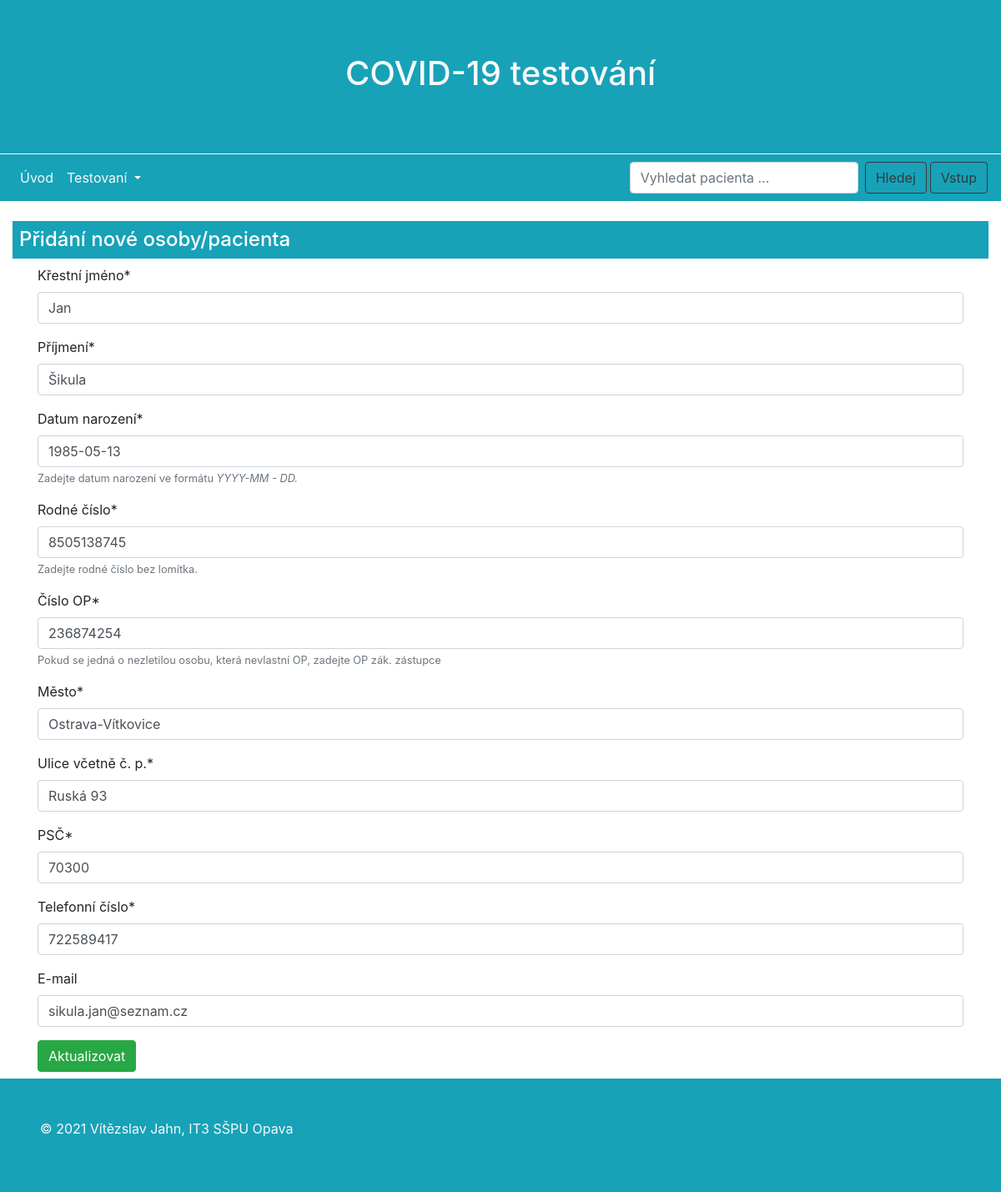
/covid/osoba/5/update/, run on an earlier commit of the app's database.
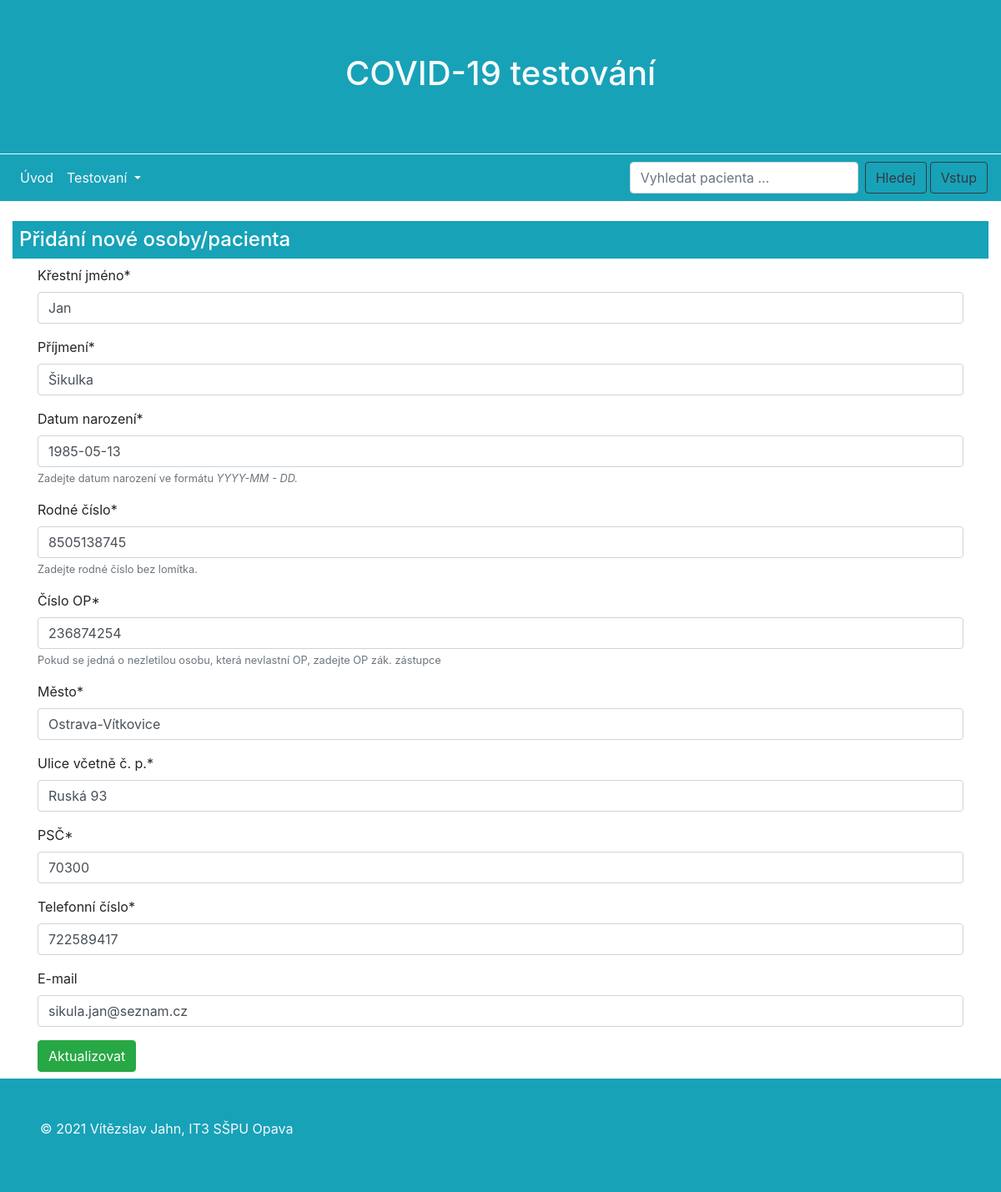
And on a later commit of the database.
### covidtest/models.py (models this page shows, shortened)
class Osoba(models.Model):
    jmeno = models.CharField(max_length=100, verbose_name="Křestní jméno")
    prijmeni = models.CharField(max_length=100, verbose_name="Příjmení")
    datum_narozeni = models.DateField(help_text="Zadejte datum narození ve formátu <em>YYYY-MM - DD.</em>",
                                      verbose_name="Datum narození")
    rodne_cislo = models.CharField(unique=True, max_length=10, validators=[is_number], verbose_name="Rodné číslo",
                                   help_text="Zadejte rodné číslo bez lomítka.")
    cislo_op = models.PositiveIntegerField(unique=True, validators=[MaxValueValidator(999999999)], verbose_name="Číslo OP",
                                           help_text="Pokud se jedná o nezletilou osobu, která nevlastní OP, zadejte OP zák. zástupce")
    mesto = models.CharField(max_length=200, verbose_name="Město")
    ulice = models.CharField(max_length=220, verbose_name="Ulice včetně č. p.")
    psc = models.PositiveIntegerField(validators=[MaxValueValidator(99999), MinValueValidator(10000)], verbose_name="PSČ")
    tel_cislo = models.PositiveIntegerField(validators=[MaxValueValidator(999999999), MinValueValidator(111111111)],
                                            verbose_name="Telefonní číslo")
    email = models.EmailField(max_length=254, unique=True, blank=True, null=True, verbose_name="E-mail")
    class Meta:
        ordering = ["prijmeni"]
    '''
    def get_absolute_url(self):
        return reverse('pojistenec-create')
    '''
    ''' Při stisknutí tlačítka "Uložit" dojde automaticky k přesměrování na stránku k sestavení údajů
        o pojištěné osobě.
    '''
    '''
    def get_absolute_url(self):
        return reverse('pojistenec-create')
'''

### covidtest/views.py (the view)
# urls.py: path('osoba/<int:pk>/update/', views.OsobaUpdateView.as_view(), name='update-osoba'),
class OsobaUpdateView(UpdateView, LoginRequiredMixin, PermissionRequiredMixin):
    model = Osoba
    fields = ['jmeno', 'prijmeni', 'datum_narozeni', 'rodne_cislo', 'cislo_op', 'mesto', 'ulice', 'psc',
              'tel_cislo', 'email']
    template_name = 'stranky/update/osoba_form_update.html'
    success_url = reverse_lazy('seznam_testu')
    login_url = '/accounts/login/'
    permission_required = 'covidtest.can_change_osoba'

### covidtest/templates/stranky/update/osoba_form_update.html (shortened to what this page needs)
{% extends "base.html" %}
{% load crispy_forms_tags %}
{% block content %}
<h4 class="text-left bg-info text-white p-2 mb-2">
    Přidání nové osoby/pacienta
</h4>
<div class="container">
    <form method="post">
        {{ form|crispy }}
        <button type="submit" class="btn btn-success">Aktualizovat</button>
    </form>
</div>
{% endblock %}

What changed in the data, as far as the page shows it:
changed Osoba "Jan": prijmeni "Šikula" → "Šikulka"
